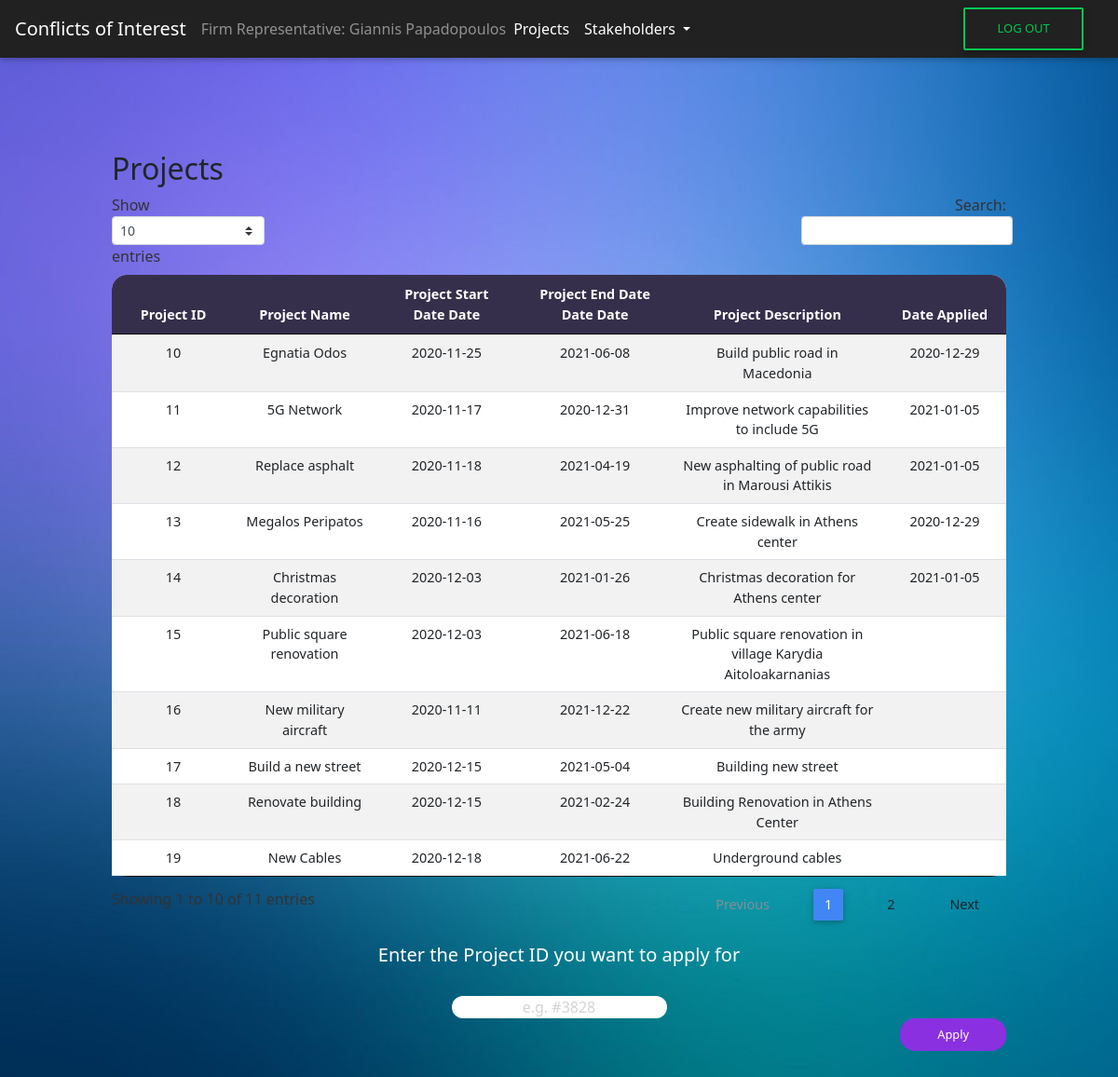
The app's page /CoI/projects_FR.php (signed in), older data.
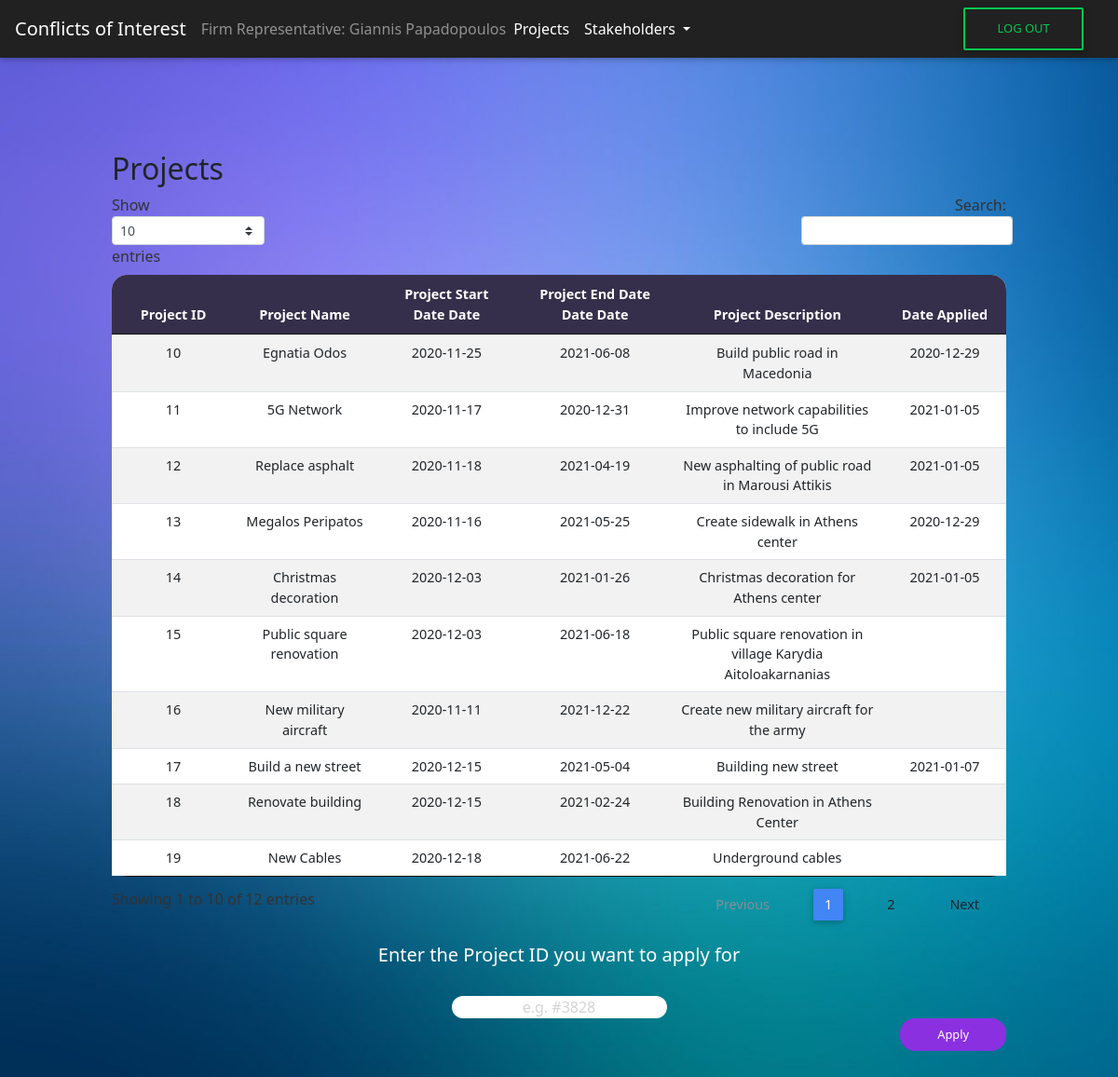
The same page, newer data.
### tables this page shows
CREATE TABLE `firms_projects` (
  `firm_id` int(9) NOT NULL COMMENT '9',
  `project_id` int(9) NOT NULL,
  `date_applied` date NOT NULL DEFAULT current_timestamp()
);

CREATE TABLE `projects` (
  `project_id` int(12) NOT NULL,
  `project_name` varchar(255) NOT NULL,
  `project_start_date` date NOT NULL,
  `project_end_date` date NOT NULL,
  `project_desc` varchar(1000) NOT NULL CHECK (`project_start_date` < `project_end_date` and `project_start_date` > '2019-01-01')
);

### CoI/projects_FR.php (the view, shortened to what this page needs)
<?php
include('header.php');
include('connect.php');
include('navbar_FR.php');
$fr_AFM = $_SESSION["AFM"];
$sql = "SELECT * FROM users INNER JOIN firm_representatives ON users.AFM = firm_representatives.fr_AFM where fr_AFM = $fr_AFM";
$result = $conn->query($sql);
$firm_id = "";
while ($rows = $result->fetch_assoc()) {
  $firm_id = $rows['firm_id'];
}
?>
<div id="View All Projects" class="tabcontent" id="defaultOpen">
  <div class="wrapper-table">
    <div class="page-header clearfix">
      <h2 class="pull-left">Projects</h2>
    </div>
    <?php
    $sql2 = "SELECT projects.project_id, projects.project_name, projects.project_start_date, projects.project_end_date, projects.project_desc, firms_projects.date_applied FROM projects LEFT JOIN firms_projects ON projects.project_id = firms_projects.project_id AND firms_projects.firm_id = $firm_id";
    if ($result = mysqli_query($conn, $sql2)) {
      if (mysqli_num_rows($result) > 0) {
        echo  "<table id='projects' class='table table-striped table-sm project-table' cellspacing='0' width='100%'>";
        echo "<thead>";
        echo "<tr>";
        echo "<th class='th-sm' id ='th-first' >Project ID</th>";
        echo "<th class='th-sm'>Project Name</th>";
        echo "<th class='th-sm'>Project Start Date Date</th>";
        echo "<th class='th-sm'>Project End Date Date Date</th>";
        echo "<th class='th-sm'>Project Description</th>";
        echo "<th class='th-sm' id='th-last'>Date Applied</th>";
        echo "</tr>";
        echo "</thead>";
        echo "<tbody>";
        while ($row = mysqli_fetch_array($result)) {
          echo "<tr>";
          echo "<td>" . $row['project_id'] . "</td>";
          echo "<td>" . $row['project_name'] . "</td>";
          echo "<td>" . $row['project_start_date'] . "</td>";
          echo "<td>" . $row['project_end_date'] . "</td>";
          echo "<td>" . $row['project_desc'] . "</td>";
          echo "<td>" . $row['date_applied'] . "</td>";
          echo "</tr>";
        }
        echo "</table>";
      } else {
        echo "<p class='lead'><em>No records were found.</em></p>";
      }
    } else {
      echo "ERROR: Could not execute $sql2. " . mysqli_error($conn);
    }
    echo "<center>";
    echo "<form method='post'>";
    echo "<h5 style='color:white'>Enter the Project ID you want to apply for</h5>";
    echo "<br>";
    echo "<input type='text' placeholder='e.g. #3828' name='idInput' class='idInput' required>";
    echo "</center>";
    echo "<input type='submit' value='Apply' name='apply' class='submit-button'>";
    ?>
  </div>
</div>
<?php include('footer.php') ?>
</body>
</html>

Row changes from the older to the newer data that the page shows:
no longer on this page (row unchanged): projects: project_id "17", project_name "Build a new street", project_start_date "2020-12-15", project_end_date "2021-05-04", project_desc "Building new street"
added firms_projects: project.project_id "17", project.project_name "Build a new street", project.project_start_date "2020-12-15", project.project_end_date "2021-05-04", project.project_desc "Building new street", date_applied "2021-01-07"
Text that changed along with them:
text written by a page script: "Show entries Search: Showing 1 to 10 of 11 entries Previous 1 2 Next" → "Show entries Search: Showing 1 to 10 of 12 entries Previous 1 2 Next"
